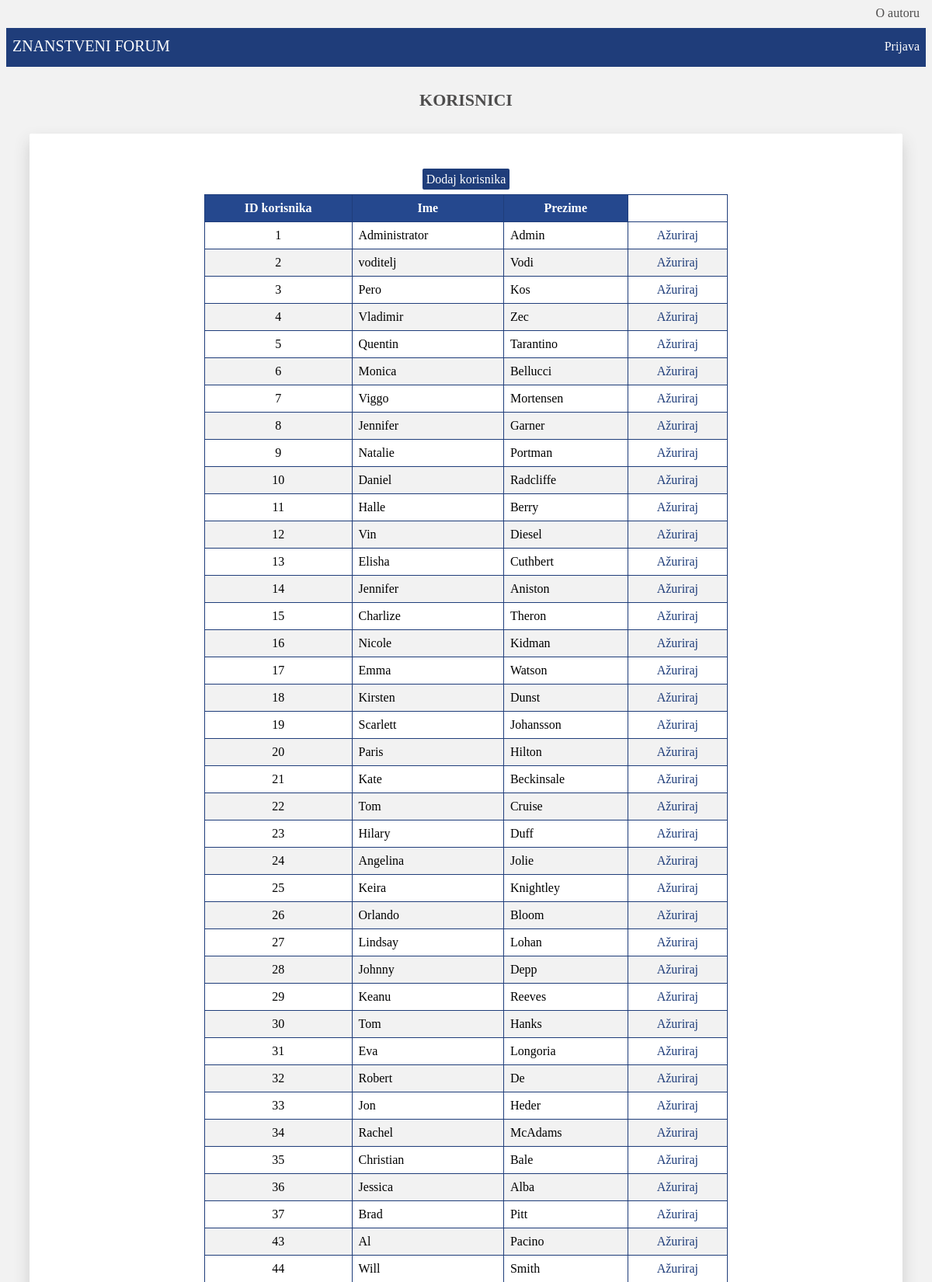
/korisnici.php (upper part), run on the app's committed database.
### tables this page shows
CREATE TABLE IF NOT EXISTS `korisnik` (
  `korisnik_id` INT NOT NULL AUTO_INCREMENT,
  `tip_korisnika_id` INT NOT NULL,
  `znanstveno_podrucje_id` INT NULL,
  `korime` VARCHAR(50) NOT NULL,
  `ime` VARCHAR(50) NOT NULL,
  `prezime` VARCHAR(50) NOT NULL,
  `email` VARCHAR(50) NOT NULL,
  `lozinka` VARCHAR(50) NOT NULL,
  `slika` TEXT NULL,
  `titula` VARCHAR(20) NULL,
  `radno_mjesto` VARCHAR(50) NULL,
  `opis` TEXT NULL,
  PRIMARY KEY (`korisnik_id`),
  INDEX `tip_korisnika_id_idx` (`tip_korisnika_id` ASC),
  INDEX `podrucje_id_idx` (`znanstveno_podrucje_id` ASC),
  CONSTRAINT `tip_korisnika_id_fk`
    FOREIGN KEY (`tip_korisnika_id`)
    REFERENCES `tip_korisnika` (`tip_korisnika_id`)
    ON DELETE NO ACTION
    ON UPDATE NO ACTION,
  CONSTRAINT `znanstveno_podrucje_id_fk_3`
    FOREIGN KEY (`znanstveno_podrucje_id`)
    REFERENCES `znanstveno_podrucje` (`znanstveno_podrucje_id`)
    ON DELETE NO ACTION
    ON UPDATE NO ACTION);

### baza_funkcije.php (called while the page is built, shortened)
<?php
function izvrsiUpit($veza, $upit){
	$rezultat = mysqli_query($veza,$upit);
	return $rezultat;
}
?>

### korisnici.php (the view, shortened to what this page needs)
<?php
    include_once("baza_funkcije.php");
    $veza = spojiSeNaBazu();
    $upit = "SELECT * FROM korisnik";
    $rezultat = izvrsiUpit($veza, $upit);
?>
<!DOCTYPE html>
<html>
    <head>
		<link href="stil.css" rel="stylesheet" type="text/css">
 	</head>
    <body>
        <?php
            include_once "navigacija.php";
        ?>
        <h1 id="korisnici_naslov">KORISNICI</h1>
        <section id="korisnici_section">
            <div>
                <a id="dodaj_kor" href="dodaj_korisnika.php">Dodaj korisnika</a>
            </div>
            <table border="1">
                <thead>
                    <tr>
                        <th>ID korisnika</th>
                        <th>Ime</th>
                        <th>Prezime</th>
                    </tr>
                </thead>
                <tbody>
                <?php
                    if(isset($rezultat)) {
                        while($red = mysqli_fetch_array($rezultat)){
                            echo "<tr>";
                            echo "<td id='td_id'>{$red['korisnik_id']}</td>";
                            echo "<td>{$red['ime']}</td>";
                            echo "<td>{$red['prezime']}</td>";
                            echo "<td id='td_az2'><a href='azuriraj_korisnika.php?id={$red['korisnik_id']}'>Ažuriraj</a></td>";
                            echo "</tr>";
                        }
                    }
                ?>
                </tbody>
            </table>
        </section>
    </body>
</html>

### stil.css (style rules this page uses)
* { box-sizing: border-box; }
body { background-color: rgb(242, 242, 242); }
#galerija_naslov, #znanstvena_podrucja_naslov, #komentari_naslov, #zahtjevi_naslov, #korisnici_naslov, #statistika_naslov, #profil_naslov, #filter_naslov { text-align: center; font-size: 22px; padding-top: 15px; color: rgb(78, 77, 77); }
table { text-align: center; border: 1px solid rgb(31, 61, 122); border-collapse: collapse; width: 60%; background-color: white; margin: auto; }
th, td { text-align: left; padding: 8px; }
tr:nth-child(even) { background-color: #f2f2f2 }
th { background-color: rgb(37, 72, 142); color: white; border: 1px solid rgb(31, 61, 122); text-align: center; }
td a { text-decoration: none; color:rgb(31, 61, 122); }
#td_broj, #td_id, #td_az, #td_az2 { text-align: center; }
#znanstvena_podrucja_section, #komentari_section, #zahtjevi_section, #korisnici_section, #statistika_section, #filter_section { background-color: white; margin: 30px; box-shadow: 0 10px 20px rgb(204, 204, 204); border-radius: 2px; padding-bottom: 50px; }
#znanstvena_podrucja_section div, #komentari_section form, #korisnici_section div, #filter_section { margin-bottom: 10px; text-align: center; padding-top: 25px; }
#znanstvena_podrucja_section div a, #dodaj_kom2, #dodaj_kor, #profil_section div a { text-decoration: none; padding: 5px; background-color: rgb(31, 61, 122); color: white; border-radius: 2px; }
#zahtjevi_section, #korisnici_section, #statistika_section { padding-top: 25px; }

### data on the page
korisnik: korisnik_id "1", ime "Administrator", prezime "Admin"
korisnik: korisnik_id "2", ime "voditelj", prezime "Vodi"
korisnik: korisnik_id "3", ime "Pero", prezime "Kos"
korisnik: korisnik_id "4", ime "Vladimir", prezime "Zec"
korisnik: korisnik_id "5", ime "Quentin", prezime "Tarantino"
korisnik: korisnik_id "6", ime "Monica", prezime "Bellucci"
korisnik: korisnik_id "7", ime "Viggo", prezime "Mortensen"
korisnik: korisnik_id "8", ime "Jennifer", prezime "Garner"
korisnik: korisnik_id "9", ime "Natalie", prezime "Portman"
korisnik: korisnik_id "10", ime "Daniel", prezime "Radcliffe"
korisnik: korisnik_id "11", ime "Halle", prezime "Berry"
korisnik: korisnik_id "12", ime "Vin", prezime "Diesel"
korisnik: korisnik_id "13", ime "Elisha", prezime "Cuthbert"
korisnik: korisnik_id "14", ime "Jennifer", prezime "Aniston"
korisnik: korisnik_id "15", ime "Charlize", prezime "Theron"
korisnik: korisnik_id "16", ime "Nicole", prezime "Kidman"
korisnik: korisnik_id "17", ime "Emma", prezime "Watson"
korisnik: korisnik_id "18", ime "Kirsten", prezime "Dunst"
korisnik: korisnik_id "19", ime "Scarlett", prezime "Johansson"
korisnik: korisnik_id "20", ime "Paris", prezime "Hilton"
korisnik: korisnik_id "21", ime "Kate", prezime "Beckinsale"
korisnik: korisnik_id "22", ime "Tom", prezime "Cruise"
korisnik: korisnik_id "23", ime "Hilary", prezime "Duff"
korisnik: korisnik_id "24", ime "Angelina", prezime "Jolie"
korisnik: korisnik_id "25", ime "Keira", prezime "Knightley"
korisnik: korisnik_id "26", ime "Orlando", prezime "Bloom"
korisnik: korisnik_id "27", ime "Lindsay", prezime "Lohan"
korisnik: korisnik_id "28", ime "Johnny", prezime "Depp"
korisnik: korisnik_id "29", ime "Keanu", prezime "Reeves"
korisnik: korisnik_id "30", ime "Tom", prezime "Hanks"
korisnik: korisnik_id "31", ime "Eva", prezime "Longoria"
korisnik: korisnik_id "32", ime "Robert", prezime "De"
korisnik: korisnik_id "33", ime "Jon", prezime "Heder"
korisnik: korisnik_id "34", ime "Rachel", prezime "McAdams"
korisnik: korisnik_id "35", ime "Christian", prezime "Bale"
korisnik: korisnik_id "36", ime "Jessica", prezime "Alba"
korisnik: korisnik_id "37", ime "Brad", prezime "Pitt"
korisnik: korisnik_id "43", ime "Al", prezime "Pacino"
korisnik: korisnik_id "44", ime "Will", prezime "Smith"
